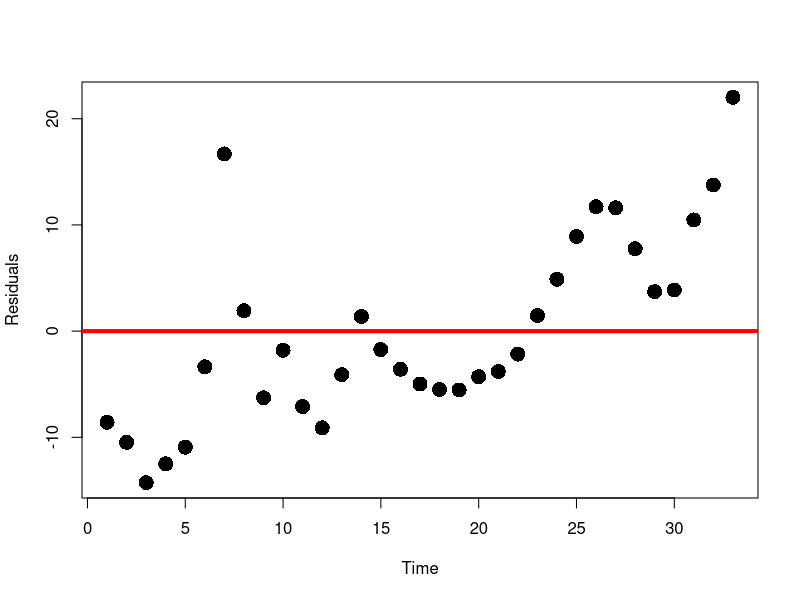
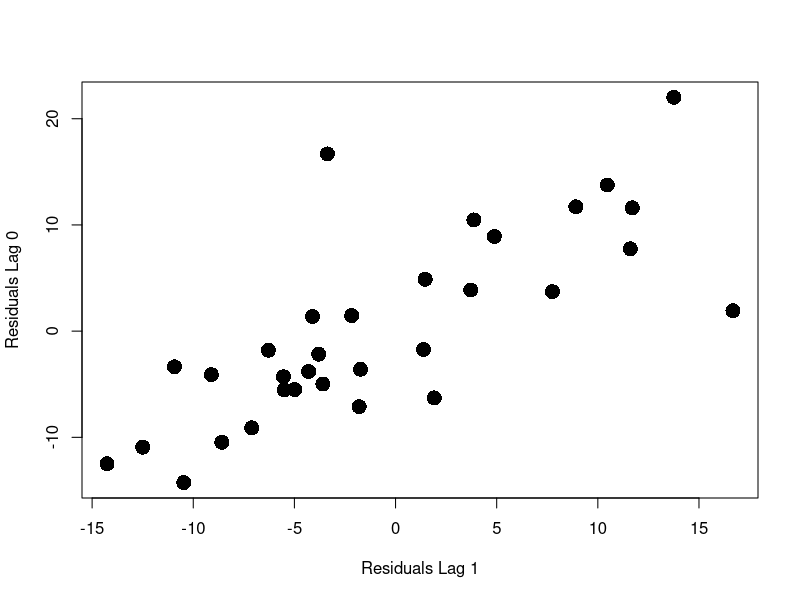

R code for these plots, in order:
# Remember to save data on Desktop

# Change working directory to Desktop
# In MacOS type
# setwd("~/Desktop")

# In Windows type
# setwd("C:/Users/YourUsername/Desktop")

# Load dataset
prices <- read.table(file = "stock_gold.txt",
                    header = TRUE)

# Store data-frame into 2 vectors
stock.price <- prices[ , 1]
gold.price <- prices[ , 2]

# Fit regression model
model <- lm(gold.price ~ stock.price)

# Compute residuals
residuals <- model$resid

# Time-series plot of residuals
plot(residuals,
     xlab = "Time", 
     ylab = "Residuals",
     pch = 16,
     cex = 2)

# Add y = 0 line for reference
abline(0, 0, col = "red", lwd = 4)

# Compute length of residuals
length(residuals)

# Generate lagged version of residuals
residuals.lag.0 <- residuals[2:33]
residuals.lag.1 <-residuals[1:32]

# Plot Original residuals 
# Vs Lagged residuals
plot(residuals.lag.1, 
     residuals.lag.0,
     xlab = "Residuals Lag 1", 
     ylab = "Residuals Lag 0",
     pch = 16,
     cex = 2)